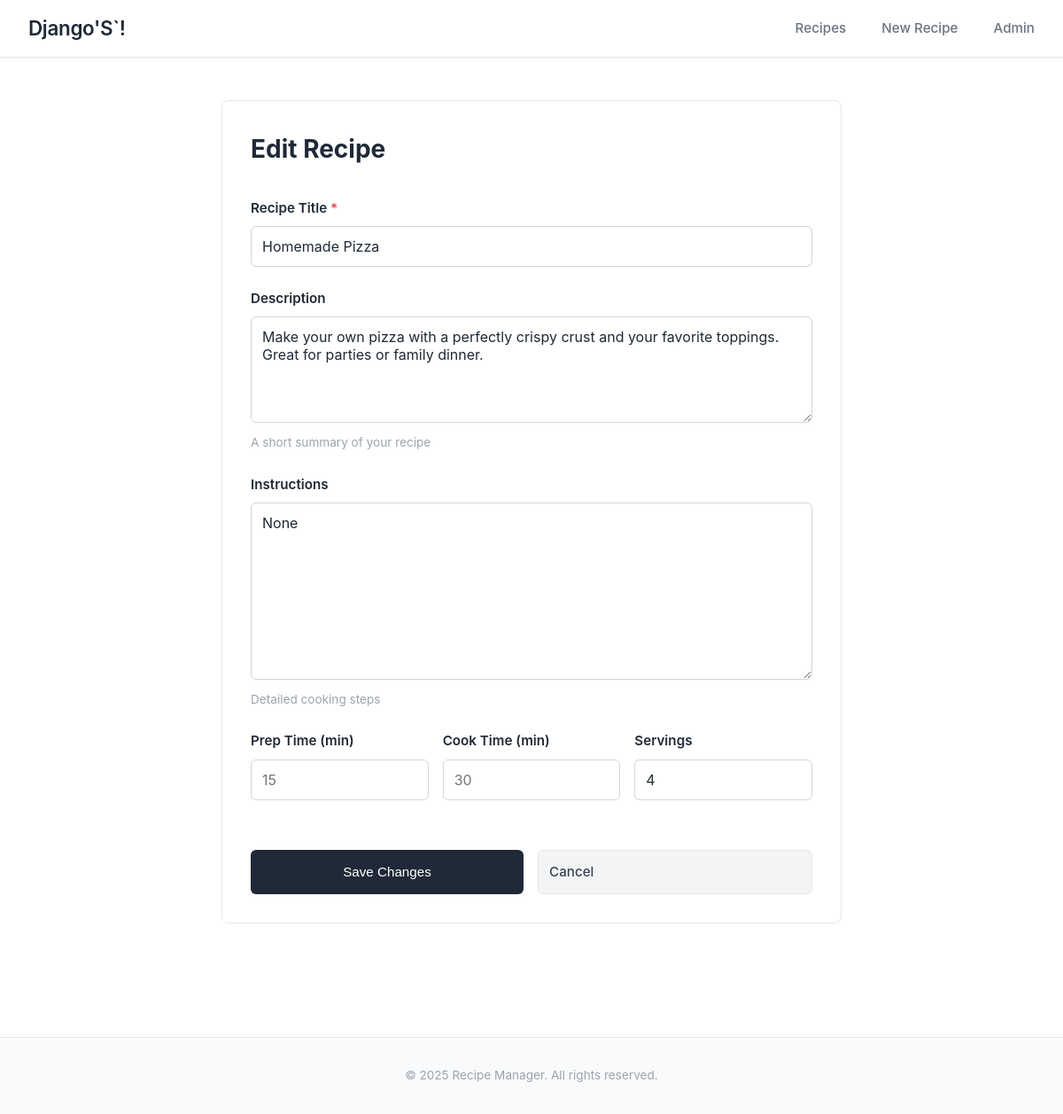
/recipe/15/edit/, run on an earlier commit of the app's database.
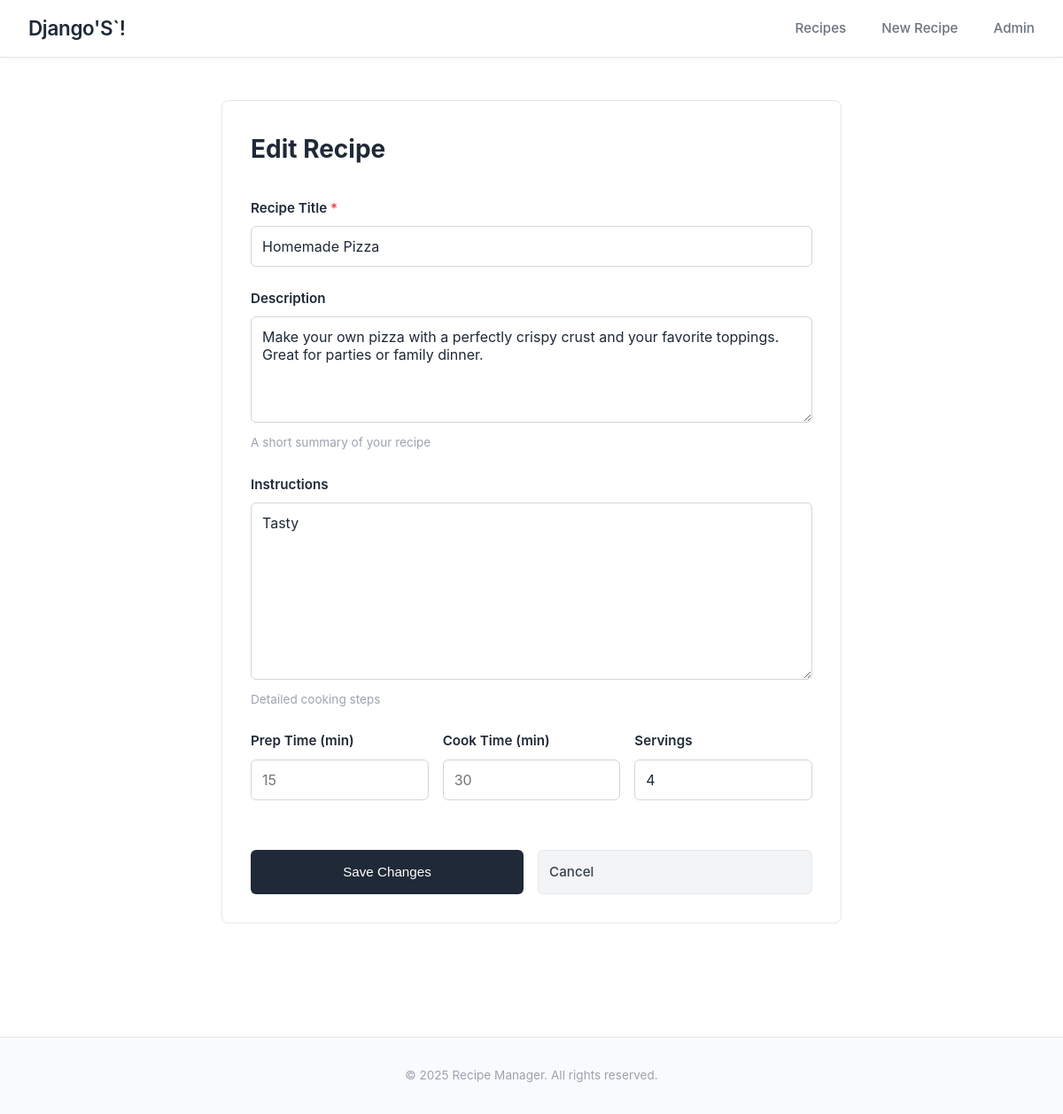
And on a later commit of the database.
### recipes/models.py (models this page shows, shortened)
class Recipe(models.Model):
    title = models.CharField(max_length=200)
    description = models.TextField(blank=True, null=True)
    instructions = models.TextField(blank=True, null=True)
    prep_time = models.IntegerField(blank=True, null=True, help_text="Prep time in minutes")
    cook_time = models.IntegerField(blank=True, null=True, help_text="Cook time in minutes")
    servings = models.IntegerField(blank=True, null=True, default=4)
    created_at = models.DateTimeField(auto_now_add=True)
    updated_at = models.DateTimeField(auto_now=True)

### recipes/views.py (the view, shortened to what this page needs)
# urls.py: path('recipe/<int:pk>/edit/', views.recipe_update, name='recipe_update'),
def recipe_update(request, pk):
    recipe = get_object_or_404(Recipe, pk=pk)
    return render(request, 'recipes/recipe_form.html', {'recipe': recipe})

### recipes/templates/recipes/recipe_form.html (shortened to what this page needs)
{% extends 'recipes/base.html' %}
{% block content %}
    <div class="form-box">
        <h1>{% if recipe %}Edit Recipe{% else %}New Recipe{% endif %}</h1>
        <form method="POST">
            <div class="form-group">
                <label for="title">Recipe Title <span class="required">*</span></label>
                <input
                    type="text"
                    id="title"
                    name="title"
                    required
                    value="{% if recipe %}{{ recipe.title }}{% endif %}"
                    placeholder="e.g., Chocolate Chip Cookies"
                >
            </div>
            <div class="form-group">
                <label for="description">Description</label>
                <textarea
                    id="description"
                    name="description"
                    placeholder="Brief description of the recipe"
                >{% if recipe %}{{ recipe.description }}{% endif %}</textarea>
                <div class="hint">A short summary of your recipe</div>
            </div>
            <div class="form-group">
                <label for="instructions">Instructions</label>
                <textarea
                    id="instructions"
                    name="instructions"
                    placeholder="Step-by-step cooking instructions"
                    style="min-height: 200px;"
                >{% if recipe %}{{ recipe.instructions }}{% endif %}</textarea>
                <div class="hint">Detailed cooking steps</div>
            </div>
            <div class="form-row">
                <div class="form-group">
                    <label for="prep_time">Prep Time (min)</label>
                    <input
                        type="number"
                        id="prep_time"
                        name="prep_time"
                        min="0"
                        value="{% if recipe.prep_time %}{{ recipe.prep_time }}{% endif %}"
                        placeholder="15"
                    >
                </div>
                <div class="form-group">
                    <label for="cook_time">Cook Time (min)</label>
                    <input
                        type="number"
                        id="cook_time"
                        name="cook_time"
                        min="0"
                        value="{% if recipe.cook_time %}{{ recipe.cook_time }}{% endif %}"
                        placeholder="30"
                    >
                </div>
                <div class="form-group">
                    <label for="servings">Servings</label>
                    <input
                        type="number"
                        id="servings"
                        name="servings"
                        min="1"
                        value="{% if recipe.servings %}{{ recipe.servings }}{% else %}4{% endif %}"
                        placeholder="4"
                    >
                </div>
            </div>
            <div class="button-group">
                <button type="submit" class="btn btn-primary">
                    {% if recipe %}Save Changes{% else %}Create Recipe{% endif %}
                </button>
                {% if recipe %}
                    <a href="{% url 'recipe_detail' recipe.pk %}" class="btn btn-secondary">Cancel</a>
                {% else %}
                    <a href="{% url 'recipe_list' %}" class="btn btn-secondary">Cancel</a>
                {% endif %}
            </div>
        </form>
    </div>
{% endblock %}

What changed in the data, as far as the page shows it:
changed Recipe "Homemade Pizza": instructions "None" → "Tasty"
